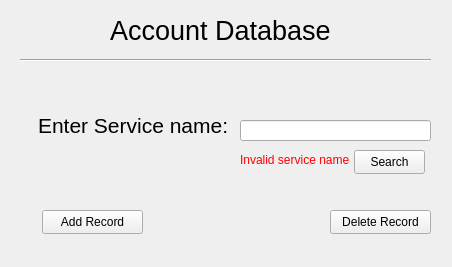
<?xml version="1.0" encoding="UTF-8"?>
<ui version="4.0">
 <class>MainWindow</class>
 <widget class="QMainWindow" name="MainWindow">
  <property name="geometry">
   <rect>
    <x>0</x>
    <y>0</y>
    <width>452</width>
    <height>267</height>
   </rect>
  </property>
  <property name="windowTitle">
   <string>MainWindow</string>
  </property>
  <widget class="QWidget" name="centralwidget">
   <widget class="QPushButton" name="pushButton">
    <property name="geometry">
     <rect>
      <x>42</x>
      <y>210</y>
      <width>101</width>
      <height>24</height>
     </rect>
    </property>
    <property name="text">
     <string>Add Record</string>
    </property>
   </widget>
   <widget class="QPushButton" name="pushButton_2">
    <property name="geometry">
     <rect>
      <x>330</x>
      <y>210</y>
      <width>101</width>
      <height>24</height>
     </rect>
    </property>
    <property name="text">
     <string>Delete Record</string>
    </property>
   </widget>
   <widget class="QLabel" name="label">
    <property name="geometry">
     <rect>
      <x>38</x>
      <y>110</y>
      <width>191</width>
      <height>31</height>
     </rect>
    </property>
    <property name="font">
     <font>
      <pointsize>16</pointsize>
     </font>
    </property>
    <property name="text">
     <string>Enter Service name:</string>
    </property>
   </widget>
   <widget class="QLineEdit" name="lineEdit">
    <property name="geometry">
     <rect>
      <x>240</x>
      <y>120</y>
      <width>191</width>
      <height>21</height>
     </rect>
    </property>
   </widget>
   <widget class="QLabel" name="label_2">
    <property name="geometry">
     <rect>
      <x>110</x>
      <y>0</y>
      <width>221</width>
      <height>61</height>
     </rect>
    </property>
    <property name="font">
     <font>
      <pointsize>20</pointsize>
     </font>
    </property>
    <property name="text">
     <string>Account Database</string>
    </property>
   </widget>
   <widget class="Line" name="line">
    <property name="geometry">
     <rect>
      <x>20</x>
      <y>50</y>
      <width>411</width>
      <height>20</height>
     </rect>
    </property>
    <property name="orientation">
     <enum>Qt::Horizontal</enum>
    </property>
   </widget>
   <widget class="QLabel" name="error_1">
    <property name="geometry">
     <rect>
      <x>240</x>
      <y>150</y>
      <width>111</width>
      <height>20</height>
     </rect>
    </property>
    <property name="styleSheet">
     <string notr="true">color: red;</string>
    </property>
    <property name="text">
     <string>Invalid service name</string>
    </property>
   </widget>
   <widget class="QPushButton" name="search">
    <property name="geometry">
     <rect>
      <x>354</x>
      <y>150</y>
      <width>71</width>
      <height>24</height>
     </rect>
    </property>
    <property name="text">
     <string>Search</string>
    </property>
   </widget>
  </widget>
  <action name="actionAdd_record">
   <property name="text">
    <string>Add record</string>
   </property>
  </action>
  <action name="actionDelete_Record">
   <property name="text">
    <string>Delete Record</string>
   </property>
  </action>
 </widget>
 <resources/>
 <connections/>
</ui>
